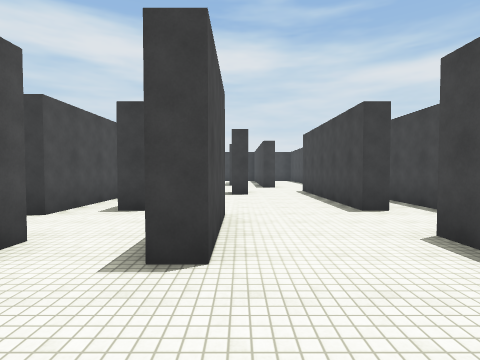
View 1 (above)

24 first-person views from a walk through a 3-D level made in the Unity game engine. The camera is 1.5 m above the floor, tilts 2° down and sees 80° across. The floor is counted in squares, 2 m on a side. Each view is taken from the middle of a square. On the plan, view 1 faces up. The plan holds only what a view shows up to about 10 squares ahead; the rest is blank. Surface patterns are stand-ins for the level's own textures.

View 2
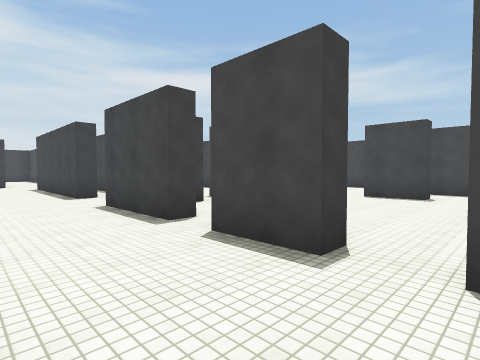

View 3
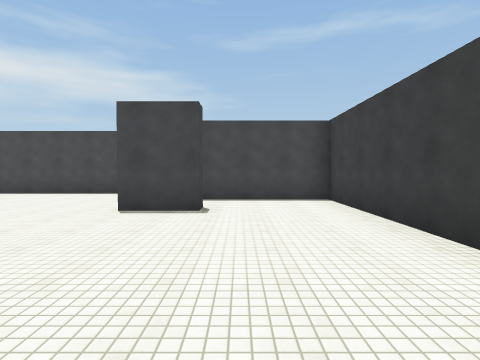

View 4
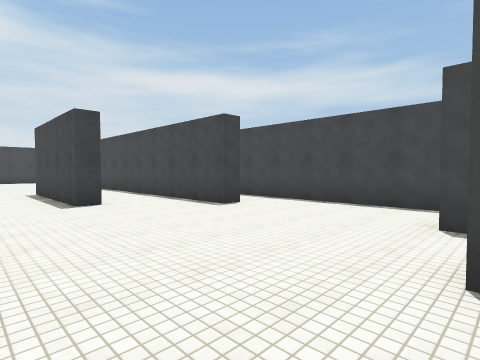

View 5
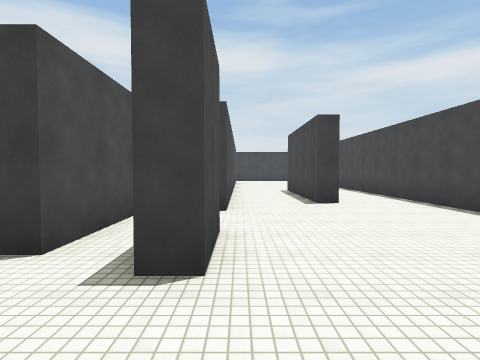

View 6
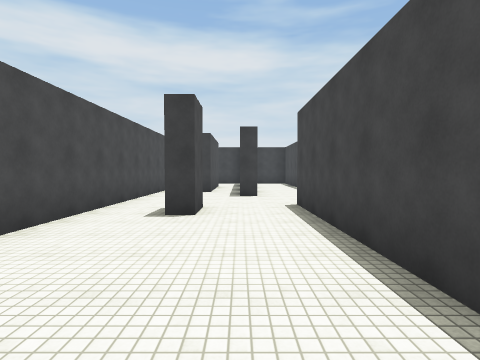

View 7
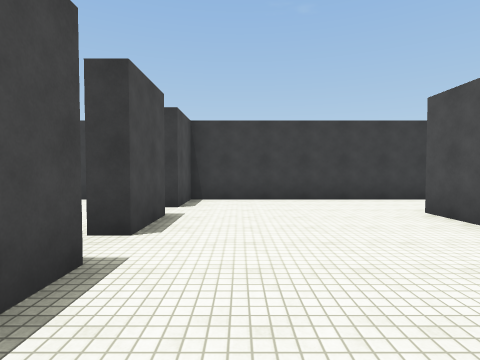

View 8
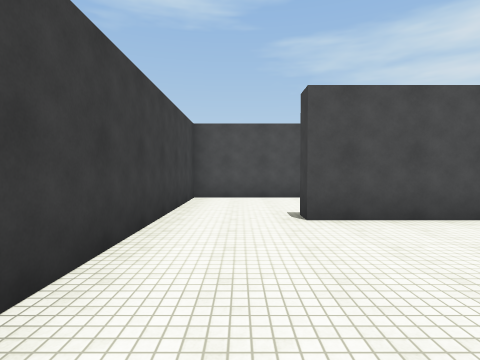

View 9
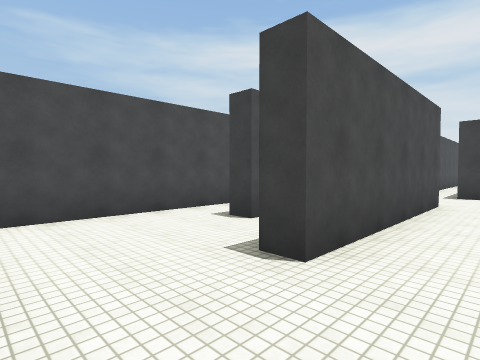

View 10
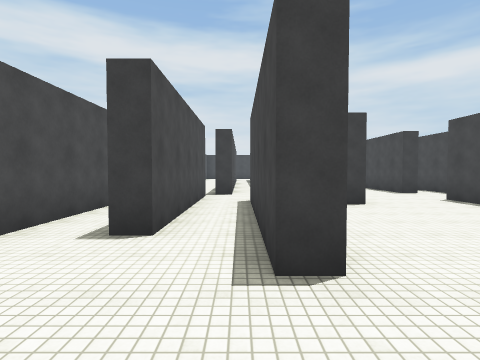

View 11
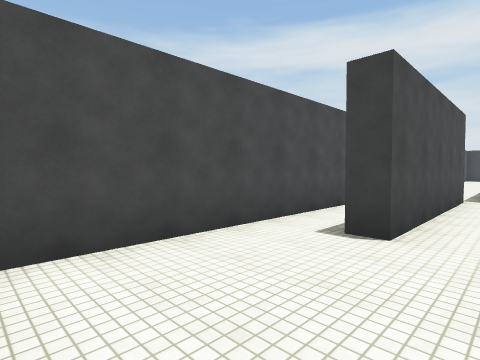

View 12
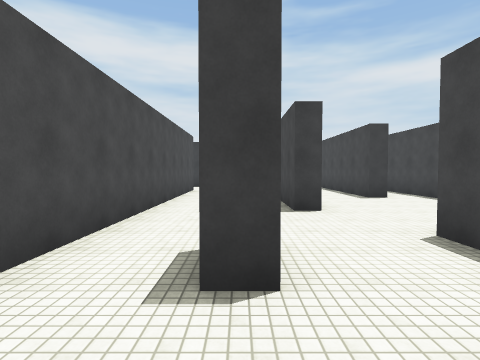

View 13
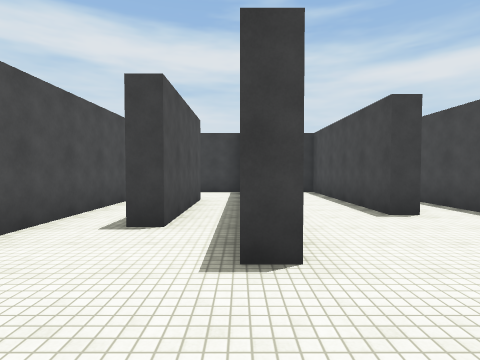

View 14
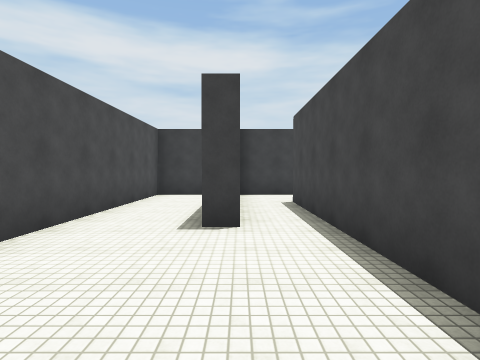

View 15
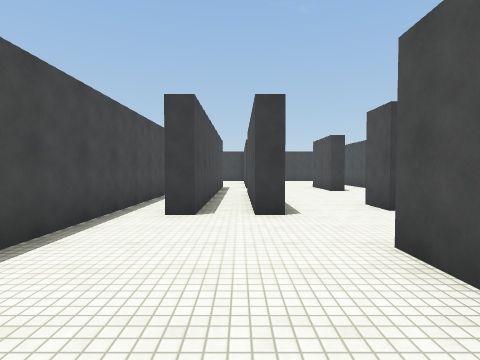

View 16
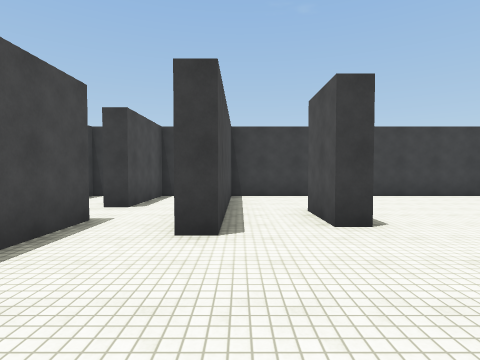

View 17
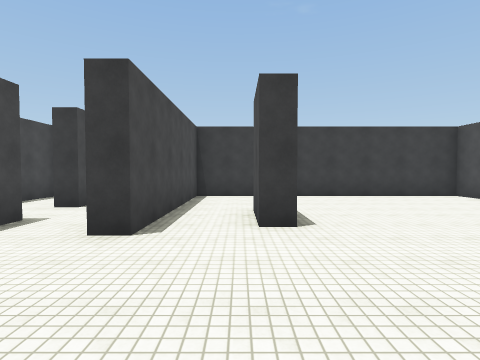

View 18
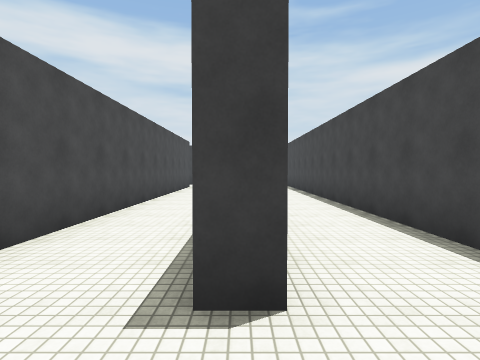

View 19
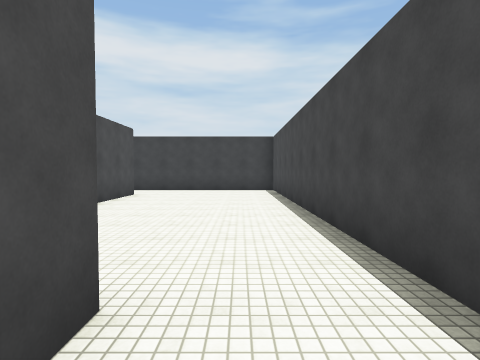

View 20
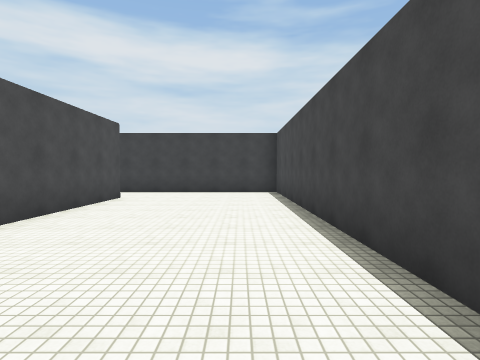

View 21
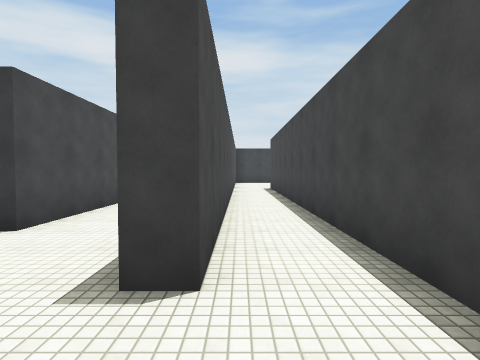

View 22
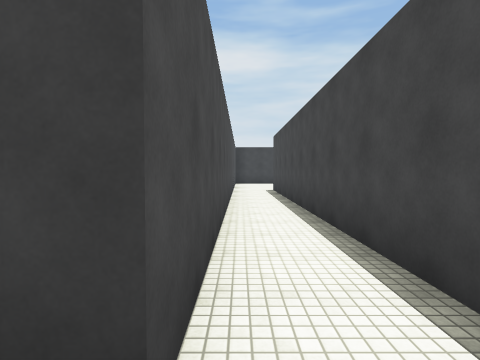

View 23
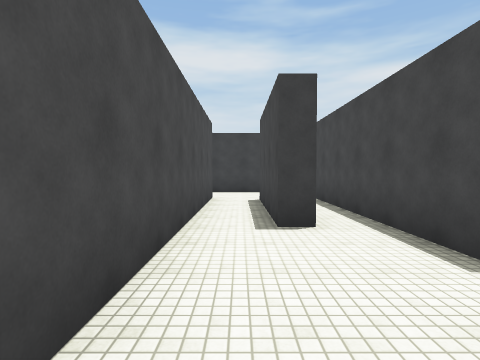

View 24
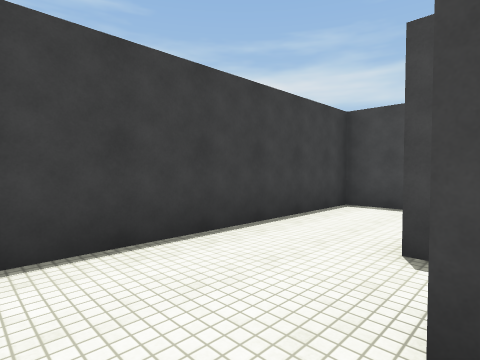

### Floor plan
Points are (right, up) in squares from view 1. A wall is a line through its corners. A room is listed if a view was taken in it or the views show most of it. See-through windows are left out.
Room 1 (views 1, 2, 3, 4, 5, 8, 9, 10, 11, 16, 17, 18, 21, 22)
walls: (2.9, 0.7) (2.3, 0.7); (2.9, -1.8) (2.3, -1.8) (2.3, -0.2) (2.8, -0.2); (2.7, -3.4) (2.7, -4.2) (10.3, -4.2) (10.3, 0.8) (10.8, 0.8); (5.8, 3.5) (5.8, 2) (5.2, 2); (8.3, 0.3) (8.7, 0.3) (8.7, -1.3) (8.3, -1.3) (8.3, 0.3); (-0.2, 2.2) (-0.8, 2.2); (4.3, 4.8) (4.3, 2.5) (3.9, 2.5); (5.8, 6.5) (5.8, 5.5); (-2.2, 3) (-2.2, -2) (-2.7, -2) (-2.7, 2.5); (8.3, 6.5) (7.8, 6.5); (10.8, 4.7) (10.3, 4.7); (12.3, -0.2) (12.3, 4.5); (-3.2, 4.7) (-3.8, 4.7); (-4, 4.2) (-4, -0.7) (-4.5, -0.7); (-5.7, -0.5) (-5.7, -4.2) (2.3, -4.2) (2.3, -2.8)
ways out: opening at (-2, 4) to room 2; opening at (-1, 3) to room 2; opening at (1.5, 1.5) to room 2; opening at (8.7, 6.7) to room 4; opening at (-5, -1) to room 5; opening at (12, 0) to room 7; opening at (12, 5)
Room 2 (views 6, 7, 12, 13, 23)
walls: (2.9, 5.2) (2.3, 5.2) (2.3, 10.3); (-0.2, 4.6) (-0.2, 2.2); (0.2, 9.8) (0.2, 8.7) (-0.2, 8.7); (-1.8, 5.2) (-2.2, 5.2); (3.8, 5.1) (3.8, 10.3); (-3.2, 7.6) (-3.2, 4.7); (1, 12.2) (1, 15.4); (2.3, 0.7) (2.3, 3.2); (0, 13.7) (-0.5, 13.7); (-1.7, 13.6) (-1.7, 7.2)
ways out: opening at (-2, 4) to room 1; opening at (-1, 3) to room 1; opening at (1.5, 1.5) to room 1; opening at (2, 11.7) to room 3; opening at (-1, 13) to room 6
Room 3 (views 14, 15)
walls: (4.1, 14.7) (3.5, 14.7) (3.5, 19.7) (1.5, 19.7) (1.5, 12.2) (1, 12.2); (3.8, 10.3) (4.2, 10.3); (2.3, 10.3) (2.8, 10.3); (5.5, 19.7) (4, 19.7); (5.3, 6.5) (5.3, 17.8)
ways out: opening at (2, 11.7) to room 2; opening at (6, 18.5) to room 4
Room 4 (views 19, 20)
walls: (8.3, 10.5) (8.3, 6.5); (5.8, 17.8) (5.8, 6.5); (7.8, 6.5) (7.8, 10.5); (10.3, 4.7) (10.3, 19.7) (5.5, 19.7)
ways out: opening at (8.7, 6.7) to room 1; opening at (6, 18.5) to room 3
Room 5 (view 24)
walls: (-3.4, 19.7) (-4.9, 19.7); (-5.7, 2) (-5.7, -0.5)
ways out: opening at (-5, -1) to room 1; opening at (-2.5, 18.5) to room 6
Room 6 (no view inside)
walls: (-1.7, 17.8) (-1.7, 13.6); (1, 15.4) (1, 19.7) (-3.4, 19.7); (-0.5, 13.7) (-0.5, 17.1)
ways out: opening at (-1, 13) to room 2; opening at (-2.5, 18.5) to room 5
Room 7 (no view inside)
walls: (12.3, -4.2) (12.3, -1.7)
ways out: opening at (12, 0) to room 1; opening at (13, -1)

Positions as (right, up) in squares from view 1, and headings:
1: (0, 0), facing up
2: (0, -3), facing up-right
3: (3, -2), facing right
4: (6, 0), facing up-right
5: (6, 0), facing up
6: (1, 4), facing up
7: (1, 3), facing down
8: (2, -3), facing left
9: (-1, -4), facing up-left
10: (-3, -4), facing up
11: (-3, -4), facing up-left
12: (0, 7), facing up
13: (1, 10), facing up
14: (4, 11), facing up
15: (3, 15), facing down
16: (10, 4), facing down
17: (9, 4), facing down
18: (8, 5), facing up
19: (9, 9), facing up
20: (9, 10), facing up
21: (11, 3), facing up
22: (11, 4), facing up
23: (-1, 10), facing up
24: (-5, 17), facing up-right
